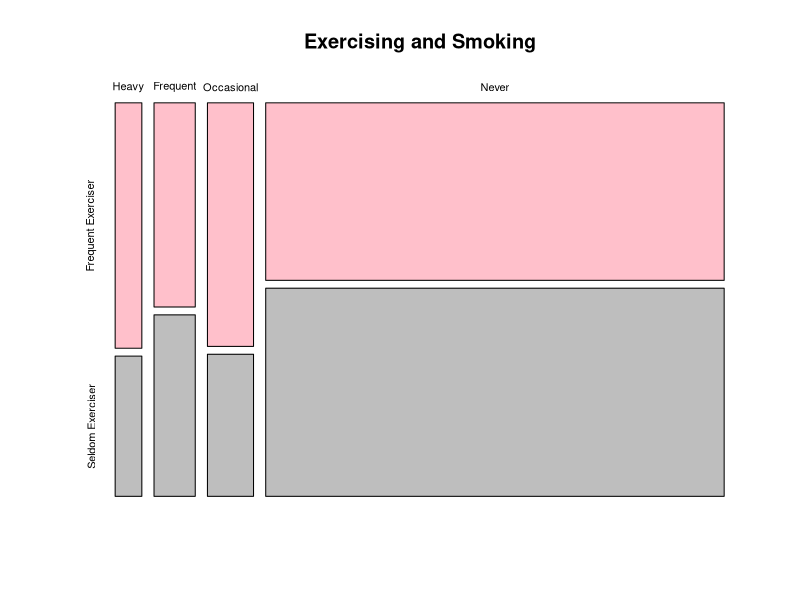

Source code (R):
## ---- chunk 1
#input your data as a column starting with the first element of the first column 
# and going to the last element of the first column and then the first element
# of the second column. This is a bit awkward, I admit. 
smoking_exercise<-c(7,9,12,87,4,8,7,102)
# always double check to ensure that the variable gives us what we expect 
# along the way!
smoking_exercise
#force our table, which is currently in a long vector rather than a table, 
# into two columns and four rows. We use the dim() function to do that in the
# following manner: 
dim(smoking_exercise)=c(4,2)
#print out the entire variable to ensure that it really is the matrix that we 
# are expecting. 
smoking_exercise
# is it a matrix? Use class() to confirm
class(smoking_exercise)
# we could ask by using is.matrix(test_table_class)
# what are the attributes of this matrix? 
attributes(smoking_exercise)
# This isn't quite what we want. We need to add in the names of the rows and the columns
colnames(smoking_exercise)<-c("Frequent Exerciser","Seldom Exerciser")
rownames(smoking_exercise)<-c("Heavy","Frequent","Occasional","Never")
#always with the double checking...
smoking_exercise
class(smoking_exercise)
# okay. it is a matrix. NOW we will convert it to a table! Hah!
# forcing the matrix to be a dataframe and testing that it is a table. 
smoking_exercise<-as.table(smoking_exercise)
smoking_exercise_DF<-as.data.frame(smoking_exercise)
class(smoking_exercise)
#this is the dataframe version of your data set in case you want to use
# the ggplot2 geom_mosaic to plot your data since ggplot2 seems to insist
# on dataframes for your data sets. 
class(smoking_exercise_DF)
## ---- chunk 2
# for the base R - not ggplot2:
#pink for non-smoking lungs and grey for smoking lungs
mosaicplot(smoking_exercise, main="Exercising and Smoking",
col = c("Pink","Grey"))
## ---- chunk 3
#park the chisq.test results into the Exercise_Smoking.chi variable and then call it
Exercise_Smoking.chi<-chisq.test(smoking_exercise)
Exercise_Smoking.chi
# Oooooh! look at that: in the Exercise_Smoking.chi variable where we parked 
# our results, we have 9 columns which we can look at individually. 
names(Exercise_Smoking.chi)
#let's look at the expected column. This should be the numbers of individuals
# in each category that is expected by the model: 
Exercise_Smoking.chi$"expected"
#let's look at the observed column. This is the number of individuals in 
# each category that is actually observed in our data set: 
Exercise_Smoking.chi$"observed"
#when you conduct a $\chi^2$ contingency test by hand, you are usually trying 
# to find the difference between the observed count and the expected column so
# this could be useful on other homework assignments!
## ---- chunk 4
#create the matrix a different way than what we used previously. Just because 
# I want to demonstrate that there is more than one way to do it!
smoke<-matrix(c(51,43,22,92,28,21,68,22,9),ncol=3,byrow=TRUE)
smoke
#assign column and row names using the c() function along with the desired 
# column and row names
colnames(smoke)<-c("High","Low","Middle")
rownames(smoke)<-c("Current","Former","Never")
# now what does the smoke matrix look like?
smoke
# we're sure it is a matrix, right?
class(smoke)
# Okay. Let's force it to be a table
smoke<-as.table(smoke)
# double check because I am paranoid. 
class(smoke)
# Okay. Now we can get an overall count of
# all individuals in the smoke table - this should be equal to
# 51+43+22+92+28+21+68+22+9 = 356
margin.table(smoke)
# hurray! It is!
# Now we specify that we want to take row sums by giving the 1 as an argument
# which corresponds to row. Why? Because it is. dimension 1 is always rows in R 
# and dimension 2 is always columns.I blame this on the fact that R is an old and 
# ornery  vector language and somehow we are just supposed to know this convention. 
# Now you do!  
margin.table(smoke,1)
# Now we specify that we want to take column sums by giving 2 as an argument
margin.table(smoke,2)
## ---- chunk 5
#input the data from chapter 5
fisher_example<-matrix(c(43,2,17,7),ncol=2,byrow=TRUE)
fisher_example_table<-as.table(fisher_example)
class(fisher_example_table)
#take a look at the dataset
fisher_example_table
#assign the column and row names
colnames(fisher_example_table)<-c("Synonymous","NonSynonymous")
rownames(fisher_example_table)<-c("Polymorphisms","Fixed")
fisher_example_table
## ---- chunk 6
fisher_example_table.fisher<-fisher.test(fisher_example_table)
fisher_example_table.fisher

